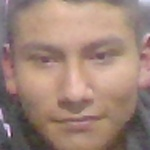
#> input picture Data/Andres/rotro_0.jpg, 150 x 150 px, given in place of the camera
$ python capturandoRostros.py
#> lines starting #> are read from the running program, lines starting #| are printed output that depends on the picture
import cv2
import os
import imutils

personName = 'Andres'
dataPath = 'C:/Users/manua/Desktop/Reconocimiento/Data'
personPath = dataPath + '/' + personName

if not os.path.exists(personPath):
	print('Carpeta creada: ',personPath)
	os.makedirs(personPath)

cap = cv2.VideoCapture(0,cv2.CAP_DSHOW)
#cap = cv2.VideoCapture('Manuel.mp4')

faceClassif = cv2.CascadeClassifier(cv2.data.haarcascades+'haarcascade_frontalface_default.xml')
count = 0

while True:

	ret, frame = cap.read()
#> frame is the input picture: shape (150, 150, 3); mean B, G, R 120.3, 132.3, 159.6
	if ret == False: break
	frame =  imutils.resize(frame, width=640)
#> frame: shape (640, 640, 3)
	gray = cv2.cvtColor(frame, cv2.COLOR_BGR2GRAY)
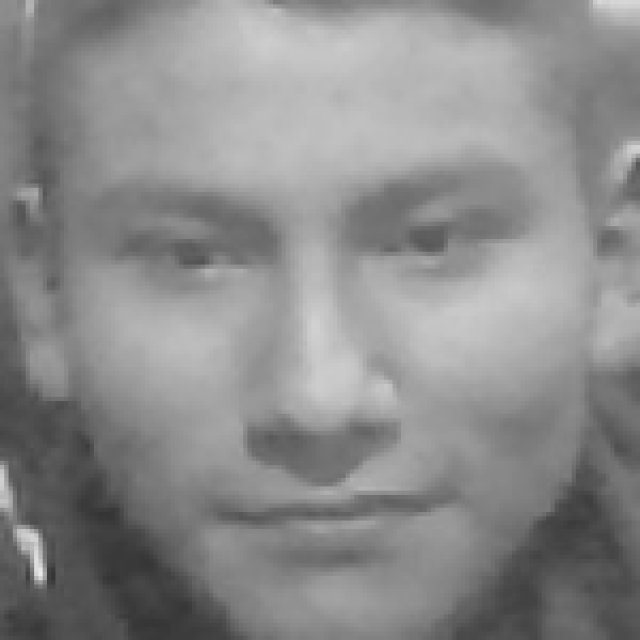
#> gray: shape (640, 640); min 52, max 233, mean 139
	auxFrame = frame.copy()

	faces = faceClassif.detectMultiScale(gray,1.3,5)
#> faces = [[30, 35, 559, 559]]

	for (x,y,w,h) in faces:
		cv2.rectangle(frame, (x,y),(x+w,y+h),(0,255,0),2)
		rostro = auxFrame[y:y+h,x:x+w]
		rostro = cv2.resize(rostro,(150,150),interpolation=cv2.INTER_CUBIC)
		cv2.imwrite(personPath + '/rotro_{}.jpg'.format(count),rostro)
		count = count + 1
#> this loop made 1 pass
#> (x, y, w, h, count) on pass 1: (30, 35, 559, 559, 1)
#> pass 1, `rostro = auxFrame[y:y+h,x:x+w]`:
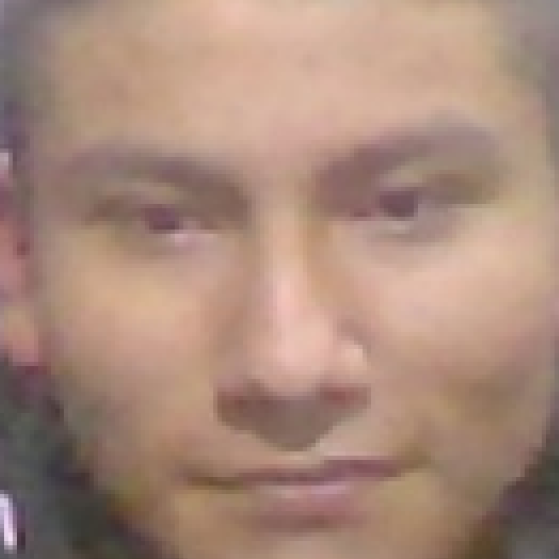
#> rostro: shape (559, 559, 3); mean B, G, R 122.8, 137.5, 168
#> after the loop:
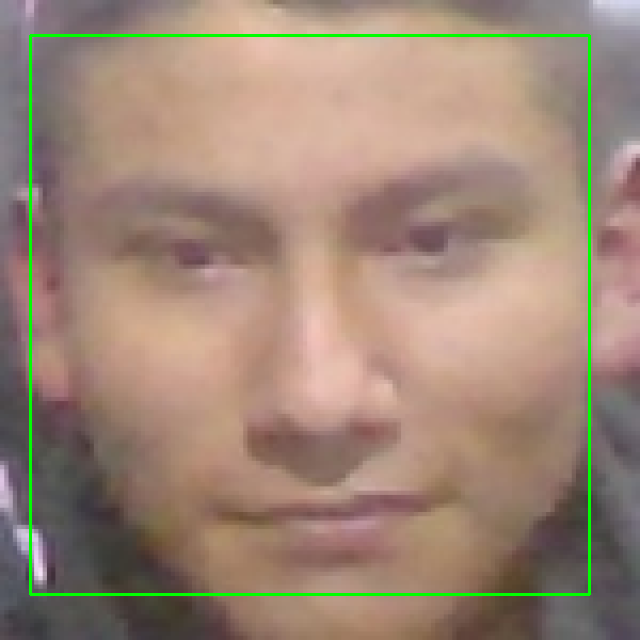
#> frame: shape (640, 640, 3); mean B, G, R 118.4, 134.4, 157.2
#> after the loop, count = 1
	cv2.imshow('frame',frame)

	k =  cv2.waitKey(1)
#> (key Esc is pressed here)
	if k == 27 or count >= 500:
		break

cap.release()
cv2.destroyAllWindows()

$ run again, on Data/Andres/rotro_101.jpg
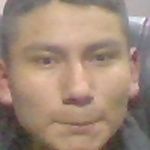
#> input picture Data/Andres/rotro_101.jpg, 150 x 150 px, given in place of the camera
#> frame is the input picture: shape (150, 150, 3); mean B, G, R 120.1, 136.6, 159.7
#> `gray = cv2.cvtColor(frame, cv2.COLOR_BGR2GRAY)`:
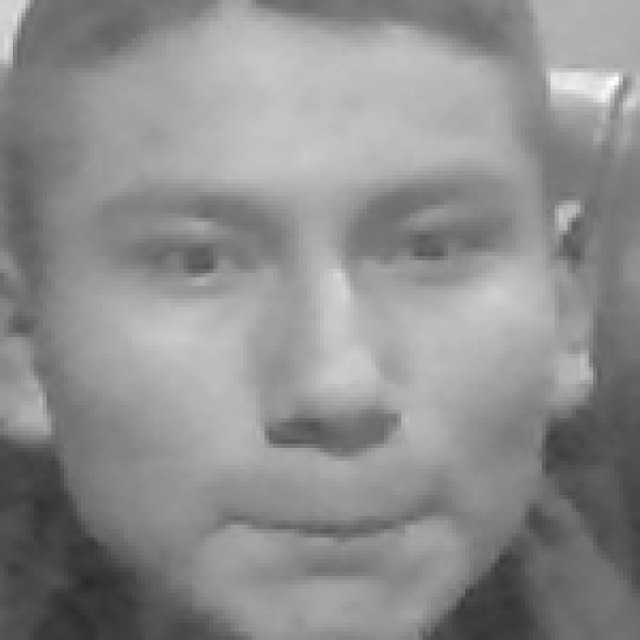
#> gray: shape (640, 640); min 41, max 254, mean 141.6
#> faces = [[38, 38, 559, 559]]
#> the loop `for (x,y,w,h) in faces:` made 1 pass
#> (x, y, w, h, count) on pass 1: (38, 38, 559, 559, 1)
#> after the loop `for (x,y,w,h) in faces:`:
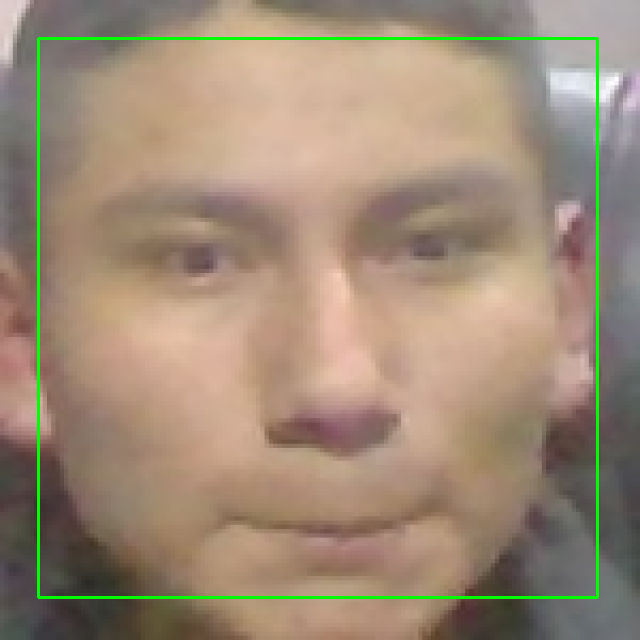
#> frame: shape (640, 640, 3); mean B, G, R 118.3, 138.8, 157.5
#> after the loop `for (x,y,w,h) in faces:`: count = 1
